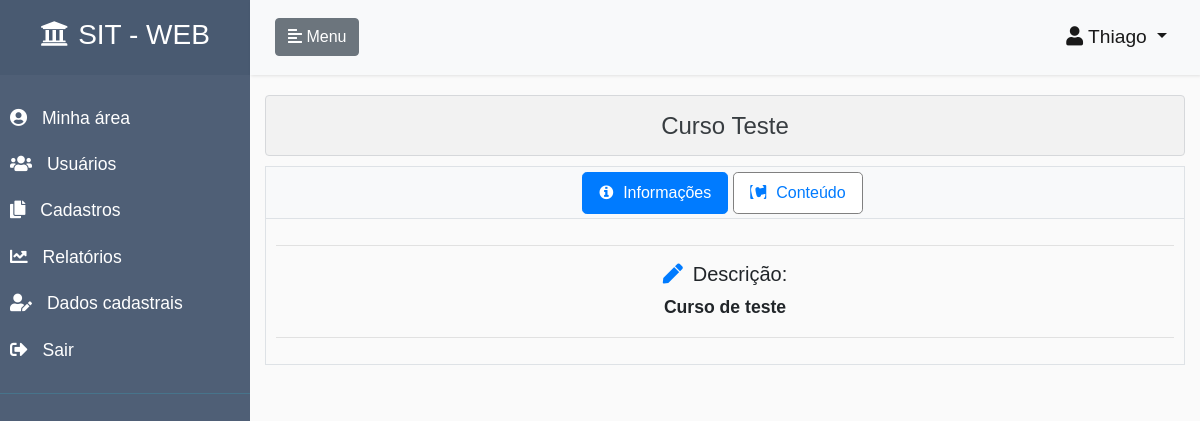
Before: /conteudo-curso/1 (signed in) with the older database file.
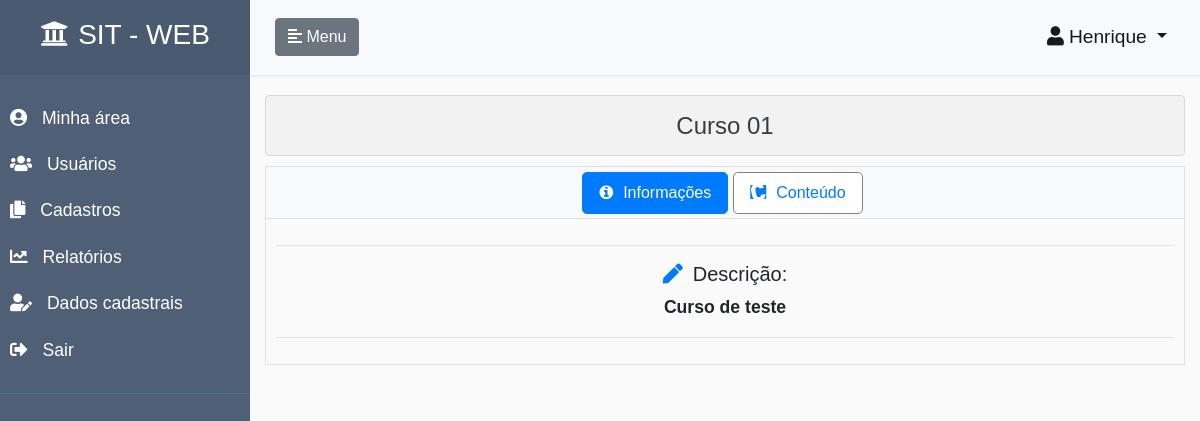
After: the same page with the newer database file.
### accounts/models.py (models this page shows, shortened)
class CustomUser(AbstractUser):
    ALUNO = 1
    INSTRUTOR = 2
    ADMINISTRADOR = 3
    PERFIS = (
        (ALUNO, 'Aluno'),
        (INSTRUTOR, 'Instrutor'),
        (ADMINISTRADOR, 'Administrador'),
    )
    email = models.EmailField(unique=True)
    username = models.CharField(
        max_length=150,
        null=True,
        blank=True,
    )
    perfil = models.PositiveSmallIntegerField(
        choices=PERFIS,
        null=True,
        blank=True
    )
    REQUIRED_FIELDS = []
    USERNAME_FIELD = 'email'
    def tem_perfil_aluno(self):
        if self.perfil == self.ALUNO:
            return True
        return False
    def tem_perfil_instrutor(self):
        if self.perfil == self.INSTRUTOR:
            return True
        return False
    def tem_perfil_administrador(self):
        if self.perfil == self.ADMINISTRADOR or self.is_staff:
            return True
        return False

### core/models.py (models this page shows, shortened)
class Curso(models.Model):
    objects = CursoManager()
    titulo = models.CharField(unique=True, max_length=70, verbose_name=u"título")
    categoria = models.ForeignKey(Categoria, on_delete=models.CASCADE)
    usuario = models.ForeignKey(AUTH_USER_MODEL, on_delete=models.CASCADE)
    nome_instrutor = models.CharField(null=True, verbose_name=u"Nome do instrutor", blank=True, max_length=50)
    palavras_chaves = models.CharField(max_length=150, null=True, blank=True)
    descricao = models.TextField(max_length=250, verbose_name=u"descrição", null=True, blank=True)
    publicado = models.BooleanField(default=False)
    data_publicado = models.DateTimeField(null=True, blank=True)
    data_criacao = models.DateTimeField(auto_now_add=True, null=True, blank=True)
    data_atualizacao = models.DateTimeField(auto_now=True, null=True, blank=True)
    class Meta:
        verbose_name = "Curso"
        verbose_name_plural = "Cursos"
    class CustomMeta:
        ordering_field = 'titulo'
        search_fields = ['titulo', 'categoria__titulo', 'usuario__first_name', 'nome_instrutor', 'palavras_chaves', 'descricao']

### core/views.py (the view, shortened to what this page needs)
# urls.py: path('conteudo-curso/<int:id>',             conteudoCursoView,                              name='conteudo-curso'),
@login_required
def conteudoCursoView(request, id):
    curso = None
    perfil_aluno = False
    perfil_instrutor = False
    perfil_administrador = False
    if request.user.tem_perfil_aluno():
        perfil_aluno = True
    if request.user.tem_perfil_administrador():
        perfil_administrador = True
    if request.user.tem_perfil_instrutor():
        perfil_instrutor = True
    usuario_inscricao = None
    curso_objeto_ultimo_conteudo = None
    situacao_aluno_curso = "Não definida"
    percentual_andamento = 0
    percentual_acertos = 0
    data_inicio = None
    data_conclusao = None
    data_ultimo_acesso = None
    lista_unidades = []
    avaliacao = None
    if perfil_aluno:
        curso = get_object_or_404(Curso, pk=id, publicado=True)
        usuario_inscrito = Inscricao.objects.usuario_inscrito_curso(
            request.user,
            curso
        )
        if usuario_inscrito == False:
            return trata_usuario_sem_permissao(request)
        usuario_inscricao = Inscricao.objects.filter(
            usuario=request.user,
            curso=curso
        )
        if usuario_inscricao.count == 0:
            return trata_usuario_sem_permissao(request)
        else:
            usuario_inscricao = usuario_inscricao[0]
        avaliacao = Avaliacao.objects.filter(curso=curso, usuario=request.user)
        if avaliacao.count() == 1:
            avaliacao = avaliacao[0]
        else:
            avaliacao = None
        curso_objeto_ultimo_conteudo = \
            obtem_objeto_conteudo_pela_url(
                usuario_inscricao.ultimo_conteudo_acessado
            )
    else:
        if perfil_instrutor:
            try:
                curso = Curso.objects.get(pk=id, usuario=request.user)
            except:
                return trata_usuario_sem_permissao(request)
            pass
        else:
            curso = get_object_or_404(Curso, pk=id)
    if curso:
        unidades = Unidade.objects.filter(curso=curso).order_by('ordem')
        for unidade in unidades:
            videos = Video.objects.filter(unidade=unidade).order_by('ordem')
            arquivos = Arquivo.objects.filter(unidade=unidade).order_by('ordem')
            questionarios = Questionario.objects.filter(unidade=unidade).order_by('ordem')
            if videos.count() > 0 or arquivos.count() != 0 or questionarios.count() != 0:
                dict_unidade = {}
                lista_videos = []
                lista_arquivos = []
                lista_questionarios = []
                dict_unidade['unidade'] = unidade
                dict_unidade['tem_videos'] = False
                for video in videos:
                    dict_video = {}
                    dict_unidade['tem_videos'] = True
                    dict_video['tem_video'] = False
                    dict_video['video'] = video
                    usuario_video = UsuarioVideo.objects.filter(
                        usuario=request.user,
                        video=video
                    )
                    dict_video['assistido'] = False
                    if usuario_video.count() == 1:
                        if usuario_video[0].assistido:
                            dict_video['assistido'] = True
                    lista_videos.append(dict_video)
                dict_unidade['videos'] = lista_videos
                dict_unidade['tem_arquivos'] = False
                for arquivo in arquivos:
                    dict_arquivo = {}
                    dict_unidade['tem_arquivos'] = True
                    dict_arquivo['arquivo'] = arquivo
                    usuario_arquivo = UsuarioArquivo.objects.filter(
                        usuario=request.user,
                        arquivo=arquivo
                    )
                    dict_arquivo['acessado'] = False
                    if usuario_arquivo.count() == 1:
                        if usuario_arquivo[0].acessado:
                            dict_arquivo['acessado'] = True
                    lista_arquivos.append(dict_arquivo)
                dict_unidade['arquivos'] = lista_arquivos
                dict_unidade['tem_questionarios'] = False
                for questionario in questionarios:
                    dict_questionario = {}
                    dict_unidade['tem_questionarios'] = True
                    dict_questionario['questionario'] = questionario
                    usuario_questionario = UsuarioQuestionario.objects.filter(
                        usuario=request.user,
                        questionario=questionario
                    )
                    dict_questionario['respondido'] = False
                    if usuario_questionario.count() == 1:
                        if usuario_questionario[0].respondido:
                            dict_questionario['respondido'] = True
                    lista_questionarios.append(dict_questionario)
                dict_unidade['questionarios'] = lista_questionarios
                lista_unidades.append(dict_unidade)
    return render(
        request,
        'core/curso-conteudo.html',
        {
            'curso': curso,
            'lista_unidades': lista_unidades,
            'avaliacao': avaliacao,
            'situacao_aluno_curso': situacao_aluno_curso,
            'percentual_andamento': percentual_andamento,
            'percentual_acertos': percentual_acertos,
            'data_inicio': data_inicio,
            'data_conclusao': data_conclusao,
            'data_ultimo_acesso': data_ultimo_acesso,
            'perfil_aluno': perfil_aluno,
            'usuario_inscricao': usuario_inscricao,
            'curso_objeto_ultimo_conteudo': curso_objeto_ultimo_conteudo,
            'perfil_aluno': perfil_aluno,
            'perfil_administrador': perfil_administrador,
            'perfil_instrutor': perfil_instrutor,
            'menu_inicio': False,
            'menu_meus_cursos': True,
            'menu_cadastros': False,
            'menu_relatorios': False,
            'menu_usuarios': False,
            'menu_dados_cadastrais': False,
        }
    )

### core/templates/core/curso-conteudo.html (shortened to what this page needs)
{% extends 'pagina-inicial.html' %}
{% load static %}
{% block head %}
    <link rel="stylesheet" href="{% static 'css/styles.css' %}">
{% endblock %}
{% block content_page %}
    <div id="page-content">
              <div class="alert alert-secondary alert-pagina" role="alert" style="background-color: rgba(0,0,0,.03);">
                  <h4 class="text-center" style="margin-top: 10px;">{{ curso.titulo }}</h4>
              </div>
              <ul class="nav nav-tabs nav-tabs-content justify-content-center" id="navegacao-curso" role="tablist">
                  <li class="nav-item">
                      <a class="nav-link nav-link-content active" id="informacoes-tab" data-toggle="tab" href="#informacoes-curso" role="tab" aria-controls="informacoes-curso" aria-selected="false" title="Informações gerais do curso">
                          <i class="fa fa-info-circle class-icone-content"></i>Informações
                      </a>
                  </li>
                  <li class="nav-item">
                      <a class="nav-link nav-link-content" id="conteudo-tab" data-toggle="tab" href="#conteudo-curso" role="tab" aria-controls="conteudo-curso" aria-selected="false" title="Conteúdos didáticos do curso(vídeos, arquivos e questionários)">
                          <i class="fab fa-contao class-icone-content"></i>Conteúdo
                      </a>
                  </li>
              </ul>
              <div class="tab-content" id="navegacao-conteudo">
                  <div class="tab-pane fade show active" id="informacoes-curso" role="tabpanel" aria-labelledby="informacoes-tab">
                    <div class="tab-content-body">
                        <hr/>
                        <h5 class="text-center"><i class="fas fa-pen class-icone-content"></i>Descrição:</h5>
                        <div class="text-center" style="font-size: 1.1rem;"><b>{{ curso.descricao }}</b></div>
                        <hr/>
                    </div>
                  </div>
              </div>
    </div>
{% endblock %}

### templates/pagina-inicial.html (shortened to what this page needs)
{% extends  'base.html' %}
{% load static %}
{% load crispy_forms_tags %}
{% block body %}
<body>
    <div class="wrapper">
        <nav id="sidebar">
            <div class="sidebar-header">
                <h3><a href="/" style="color: white;"><i class="fas fa-university class-icone" style="margin-right: 10px;  margin-top: 5px;"></i>SIT - WEB</a></h3>
            </div>
            <ul class="list-unstyled components">
                {% if menu_inicio == True %}
                <li class="active">
                    <a class="class-link" href="/area-usuario" title="Acessa área do usuário">
                        <i class="fas fa-user-circle class-icon"></i>
                        Minha área
                    </a>
                </li>
                {% else%}
                <li>
                    <a class="class-link" href="/area-usuario" title="Acessa área do usuário">
                        <i class="fas fa-user-circle class-icon"></i>
                        Minha área
                    </a>
                </li>
                {% endif %}
                {% if perfil_administrador == True %}
                    {% if menu_usuarios == True %}
                    <li class="active">
                    {% else %}
                    <li>
                    {% endif %}
                        <a class="class-link" href="/accounts/lista-usuarios" title="Acessa gerência de usuários">
                            <i class="fas fa-users class-icon"></i>
                            Usuários
                        </a>
                    </li>
                {% endif %}
                {% if perfil_administrador == True or perfil_instrutor == True %}
                    {% if menu_cadastros == True %}
                    <li class="active">
                    {% else %}
                    <li>
                    {% endif %}
                        <a class="class-link" href="/cadastros-conteudos" title="Acessa cadastros de conteúdos">
                            <i class="fas fa-copy class-icon"></i>
                            Cadastros
                        </a>
                    </li>
                {% endif %}
                {% if menu_relatorios == True %}
                <li class="active">
                    <a class="class-link" href="/relatorio-acompanhamento/"  title="Acessa relatórios de acompanhamento">
                        <i class="fas fa-chart-line class-icon"></i>
                        Relatórios
                    </a>
                </li>
                {% else%}
                <li>
                    <a class="class-link" href="/relatorio-acompanhamento/" title="Acessa relatórios de acompanhamento">
                        <i class="fas fa-chart-line class-icon"></i>
                        Relatórios
                    </a>
                </li>
                {% endif %}
                {% if menu_dados_cadastrais == True %}
                    <li class="active">
                {% else%}
                    <li>
                {% endif %}
                    <a class="class-link" href="/accounts/edit/{{ user.id }}" title="Informações de dados cadastrais do usuário">
                        <i class="fas fa-user-edit class-icon"></i>
                        Dados cadastrais
                    </a>
                </li>
                <li>
                    <a class="class-link" href="/accounts/logout" title="Realiza logout do usuário">
                        <i class="fas fa-sign-out-alt class-icon"></i>
                        Sair
                    </a>
                </li>
            </ul>
        </nav>
        <div id="content" class="container-fluid" style="padding-top: 0; padding-left: 0; padding-right: 0;">
            <nav class="navbar navbar-expand-lg navbar-light bg-light">
                <div class="container-fluid">
                    <button type="button" id="sidebarCollapse" class="btn btn-secondary">
                        <i class="fas fa-align-left"></i>
                        <span class="class-span">Menu</span>
                    </button>
                    <div class="collapse navbar-collapse" id="navbarSupportedContent">
                        <ul class="navbar-nav ml-auto">
                              <li class="nav-item active dropdown">
                                <a class="nav-link dropdown-toggle" href="#" id="navbarDropdownMenuLink" data-toggle="dropdown" aria-haspopup="true" aria-expanded="false" style="font-size: 1.2rem;">
                                  <i class="fas fa-user class-icon icone-usuario"></i>{{ user.first_name }}
                                </a>
                              </li>
                        </ul>
                    </div>
                </div>
            </nav>
            <div class="container-fluid">
                {% block content_page %}{% endblock %}
            </div>
        </div>
    </div>
</body>
{% endblock %}

### templates/base.html (shortened to what this page needs)
{% load static %}
<!doctype html>
<html lang="en">
    <head>
        <link rel="stylesheet" href="https://stackpath.bootstrapcdn.com/bootstrap/4.3.1/css/bootstrap.min.css">
        <link rel="stylesheet" href="https://use.fontawesome.com/releases/v5.9.0/css/all.css">
        <link rel="stylesheet" href="https://stackpath.bootstrapcdn.com/font-awesome/4.7.0/css/font-awesome.min.css">
        {% block head %}{% endblock %}
    </head>
    {% block body %}
    {% endblock %}
</html>

Changed rows visible on the page:
changed CustomUser: first_name "Thiago" → "Henrique"
changed Curso "Curso de teste": titulo "Curso Teste" → "Curso 01"
